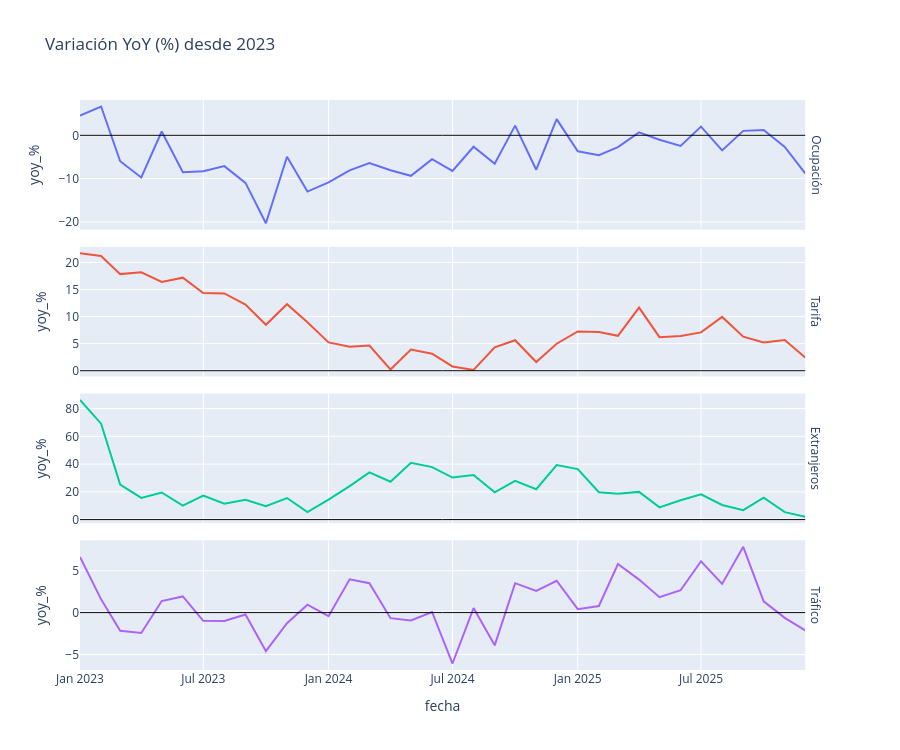

The code cell stored with this chart in its notebook:
### Code cell
yoy=df.melt(id_vars=["fecha"], value_vars=[c+"_yoy%" for c in IND], var_name="indicador", value_name="yoy_%")
fig=px.line(yoy, x="fecha", y="yoy_%", color="indicador", title="Variación YoY (%)")
fig.add_hline(y=0, line_width=1, line_color="black")
nombres = {
    "ocupacion_ema_antioquia_yoy%": "Ocupación",
    "indice_tarifa_ema_antioquia_yoy%": "Tarifa",
    "entradas_extranjeros_jmc_yoy%": "Extranjeros",
    "trafico_total_yoy%": "Tráfico",
}
yoy2 = yoy[yoy["fecha"] >= "2023-01-01"]   # evita los años base distorsionados por el COVID
yoy2["indicador"] = yoy2["indicador"].map(nombres)
fig = px.line(yoy2, x="fecha", y="yoy_%", facet_row="indicador", color="indicador",
              title="Variación YoY (%) desde 2023", height=750)
fig.update_yaxes(matches=None)             # cada indicador con su propia escala
fig.add_hline(y=0, line_width=1, line_color="black")
fig.for_each_annotation(lambda a: a.update(text=a.text.split("=")[-1]))
fig.update_layout(showlegend=False)
fig.show()
